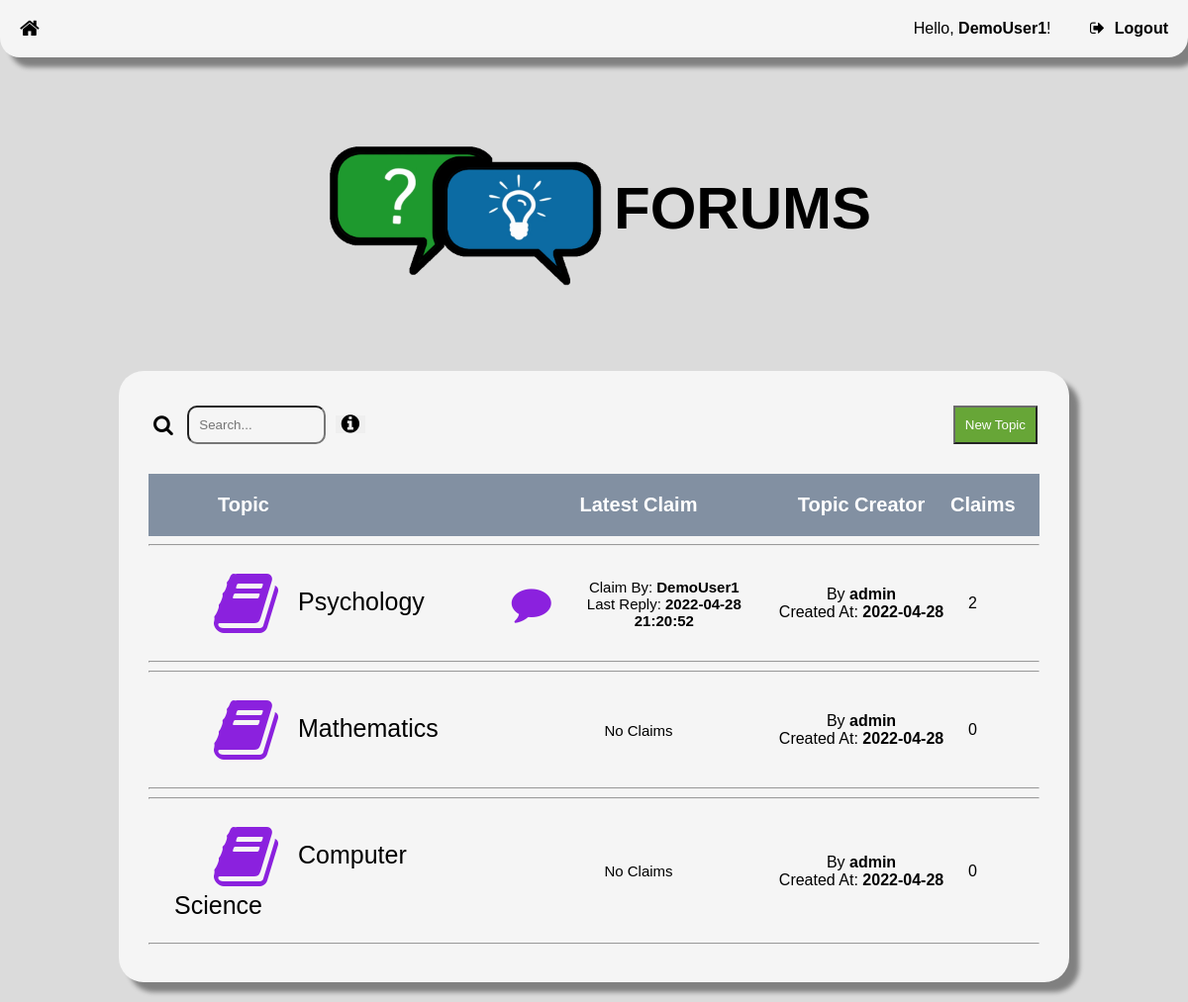
The app's page / (signed in) with its own data.
### tables this page shows
CREATE TABLE user (
    userID INTEGER NOT NULL PRIMARY KEY AUTOINCREMENT,
    userName TEXT NOT NULL,
    passwordHash BLOB NOT NULL,
    isAdmin BOOLEAN NOT NULL,
    creationTime INTEGER NOT NULL,
    lastVisit INTEGER NOT NULL
);

CREATE TABLE topic (
    topicID INTEGER NOT NULL PRIMARY KEY AUTOINCREMENT,
    topicName TEXT NOT NULL,
    postingUser INTEGER REFERENCES user(userID) ON DELETE SET NULL ON UPDATE CASCADE,
    creationTime INTEGER NOT NULL,
    updateTime INTEGER NOT NULL
);

### server.py (the view)
@app.route('/')
def homepage():
    topics = getAllTopics()
    return render_template("Homepage.html", user=getUserStatus(), topics=topics)

### server.py (called while the page is built)
def getUserStatus():
    if isUserLoggedIn():
        id = getUserIDFromSession()
        username = getUsername(id)
        loggedIn = True
        admin = isAdmin(getUserIDFromSession())
        updateUserLastVisit(id)
    else:
        id = 0
        username = "NULL"
        loggedIn = False
        admin = False
    class Status:
        Id = id
        Username = username
        LoggedIn = loggedIn
        Admin = admin
    return Status

def updateUserLastVisit(id):
    db = sqlite3.connect(PATH)
    cursor = db.cursor()
    cursor.execute(
        "UPDATE user SET lastVisit=julianday('now') WHERE userID=?", (id,))
    db.commit()
    db.close()

def isUserLoggedIn():
    if session.get("userID"):
        return True
    return False

def getUserIDFromSession():
    return session.get("userID")

def getUsername(id):
    db = sqlite3.connect(PATH)
    cursor = db.cursor()
    user = cursor.execute(
        "SELECT userName FROM user WHERE userID=?", (id,))
    username = "[user-deleted]"  # if no user is found
    for row in user:
        username = row[0]
    return username

def isAdmin(id):
    db = sqlite3.connect(PATH)
    cursor = db.cursor()
    user = cursor.execute(
        "SELECT isAdmin FROM user WHERE userID=?", (id,))
    for row in user:
        if row[0] == True:
            return True
        return False

def getTotalClaimsInTopic(topicId):
    db = sqlite3.connect(PATH)
    cursor = db.cursor()
    claim = cursor.execute(
        "SELECT count(*) FROM claim WHERE topic=?", (topicId,))
    for row in claim:
        return row[0]

def getLatestClaimInTopic(topicId):
    db = sqlite3.connect(PATH)
    cursor = db.cursor()
    latestClaim = cursor.execute(
        "SELECT claimID, postingUser, updateTime FROM claim WHERE topic=? ORDER BY updateTime DESC LIMIT 1", (topicId,))
    class LatestClaim:
        HasClaim = False
    for row in latestClaim:
        class LatestClaim:
            HasClaim = True
            Id = row[0]
            Username = getUsername(row[1])
            UpdatedAt = convertJulianTime(row[2], "FULL")
    return LatestClaim

### templates/homepage.html (shortened to what this page needs)
<!DOCTYPE html>
<html>
<head>
    <link rel="stylesheet" type="text/css" href="{{ url_for('static', filename='CSS/global.css') }}">
    <link rel="stylesheet" type="text/css"
        href="https://stackpath.bootstrapcdn.com/font-awesome/4.7.0/css/font-awesome.min.css">
</head>
<body
    onload="load(`{{ url_for('static', filename='Templates/RegisterForm.html') }}`, `{{ url_for('static', filename='Templates/LoginForm.html') }}`, `{{ url_for('static', filename='Templates/MessageBoxes.html') }}`)">
    <nav class="navigationContainer">
        <button id="homeBtn" style="float: left;" onclick="location.href='/'" class="navigationBtn"><i
                class="fa fa-home fa-lg" aria-label="Home Button"></i></button>
        {% if user.Username != "NULL" %}
        <span style="color: var(--text);">Hello, <b>{{ user.Username }}</b>!</span>
        {% endif %}
        {% if user.LoggedIn == True %}
        <button id="logoutBtn" style="display: inline-block; margin-left: 15px;" onclick="location.href='/signout'"
            class="navigationBtn"><i class="fa fa-sign-out navigationBtnIcon"
                aria-hidden="true"></i><b>Logout</b></button>
        {% endif %}
    </nav>
    <div id="mainContainer">
        <div class="logoContainer">
            <h1 style="vertical-align: middle;" class="logoTitle"><img alt="Website Logo"
                    style="vertical-align: middle;" width="300px" height="300px"
                    src="{{ url_for('static', filename='Resources/Images/logo.png') }}" />FORUMS</h1>
        </div>
        <div class="forumsContainer" style="margin-top: 0;">
            <div class="flex-container-space-between">
                <div>
                    <label class="searchLabel"><i class="fa fa-search fa-lg" aria-hidden="true"></i></label>
                    <input oninput="search()" class="searchField" name="searchQuery" type="search"
                        placeholder="Search..." id="search" />
                    <button title="Advanced Search" onclick="overlayOn('overlayAdvancedSearch')"
                        style="cursor: pointer; border: none;" class="fa fa-info-circle fa-lg"
                        aria-label="Open advanced search help window">
                    </button>
                </div>
                <div>
                    {% if user.LoggedIn == True %}
                    <button class="btn" onclick="overlayOn('overlayTopic')">New Topic</button>
                    {% endif %}
                </div>
            </div>
            <div class="topicContainerTitle grid-container-topics">
                <span style="color: white; margin-left: 70px;"><b>Topic</b></span>
                <span style="color: white;" class="grid-content-center"><b>Latest Claim</b></span>
                <span style="color: white;" class="grid-content-center"><b>Topic Creator</b></span>
                <span style="color: white;" class="grid-content-center"><b>Claims</b></span>
            </div>
            {% for topic in topics %}
            <div>
                <hr>
                <div class="grid-container-topics">
                    <button title="View Topic" onclick="location.href='/{{ topic.Id }}'" style="margin-left: 20px;"
                        class="topicContainer">
                        <span class="topic"><i class="fa fa-book fa-4x topicIcon" aria-label="Topic"></i>{{ topic.Name
                            }}</span>
                    </button>
                    <div style="font-size: 15px;" class="topic grid-content-center">
                        {% if topic.Claim.HasClaim == True %}
                        <button title="View Claim" tabindex="0"
                            onclick="location.href='/{{ topic.Id }}/{{ topic.Claim.Id }}'"
                            style="display: grid; grid-template-columns: 20% 80%; justify-items: center; align-items: center; text-align: center;"
                            class="topicContainer">
                            <i style="margin-right: 10px; color: var(--primary);" class="fa fa-comment fa-3x"
                                aria-label="Latest claim for this topic"></i>
                            <div style="font-size: 15px;">
                                <span>Claim By: <b>{{ topic.Claim.Username }}</b></span>
                                <br>
                                <span>Last Reply: <b>{{ topic.Claim.UpdatedAt }}</b></span>
                            </div>
                        </button>
                        {% else %}
                        <span aria-label="No claims for this topic yet">No Claims</span>
                        {% endif %}
                    </div>
                    <div class="grid-content-center">
                        <div style="text-align: center;">
                            <span>By <b>{{ topic.Creator }}</b></span>
                            <br>
                            <span>Created At: <b>{{ topic.CreatedAt }}</b></span>
                        </div>
                    </div>
                    <div class="grid-content-center">
                        <span>{{ topic.Claims }}</span>
                    </div>
                </div>
                <hr>
            </div>
            {% endfor %}
        </div>
    </div>
</body>
</html>

### static/CSS/global.css (style rules this page uses)
:root { --primary: #8B21DE; --secondary: #4f9917; --third: #8290a2; --background: rgb(219, 219, 219); --background2: whitesmoke; --text: black; --text2: white; --icon: black; --icon2: white; --form: whitesmoke; --highlight: rgb(223, 223, 223); --border: rgb(180, 180, 180); --link: dodgerblue; --containerShadow: gray; --admin: var(--primary); --remove: rgb(150, 0, 0); --replyTypeClarification: gold; --replyTypeSupportingArgument: #89AC76; --replyTypeCounterargument: #4D5645; --replyTypeEvidence: #E6D690; --replyTypeSupport: #57A639; --replyTypeRebuttal: #D36E70; }
#mainContainer { margin-top: 65px; }
body { font-family: Helvetica, sans-serif; background-color: var(--background); margin: 0; padding: 0; }
h1, h2, h3, h4, h5, h6, p, span, small { color: var(--text); }
.forumsContainer { background-color: var(--background2); border-radius: 25px; box-shadow: 10px 10px 5px var(--containerShadow); padding: 30px; margin-top: 100px; margin-left: 10%; margin-right: 10%; margin-bottom: 20px; }
.searchField { background-color: var(--form); vertical-align: middle; border-radius: 10px; width: 50%; margin: 5px; padding: 10px; transition: width 300ms ease-in-out; }
.searchLabel { color: var(--icon); vertical-align: middle; margin: 5px; }
.navigationContainer { background-color: var(--background2); box-shadow: 10px 10px 5px var(--containerShadow); text-align: right; display: block; position: fixed; top: 0; width: 100%; z-index: 5; border-bottom-left-radius: 20px; border-bottom-right-radius: 20px; }
.navigationBtn { color: var(--text); background-color: transparent; border-radius: 15px; border: none; cursor: pointer; padding: 20px; font-size: 16px; transition: background-color 300ms ease-in-out, border-radius 300ms ease-in-out; }
.navigationBtnIcon { margin: 0 10px 0 0; }
.btn { background-color: var(--secondary); color: var(--text2); vertical-align: middle; cursor: pointer; margin: 2px; padding: 10px; opacity: 0.85; transition: opacity 200ms ease-in-out, box-shadow 200ms ease-in-out; }
.topicContainerTitle { background-color: var(--third); padding-top: 20px; padding-bottom: 20px; margin-top: 25px; margin-bottom: 5px; font-size: 20px; }
.flex-container-space-between { display: flex; justify-content: space-between; align-items: center; }
.grid-container-topics { display: grid; grid-template-columns: 40% 30% 20% 5% 5%; }
.grid-content-center { display: grid; justify-items: center; align-items: center; }

### templates/homepage.html (style rules this page uses)
.topicContainer { background-color: transparent; border: none; cursor: pointer; text-align: left; border-radius: 15px; padding-top: 10px; padding-bottom: 10px; margin: 5px 0 5px 0; transition: background-color 250ms ease-in-out, box-shadow 250ms ease-in-out, border-radius 250ms ease-in-out; }
.topicIcon { color: var(--primary); vertical-align: middle; margin-left: 40px; margin-right: 20px; font-size: 70px; }
.topic { color: var(--text); font-size: 25px; vertical-align: middle; }
.logoContainer { margin-top: 10px; margin-bottom: 10px; }
.logoTitle { margin: auto; text-align: center; font-size: 60px; }

### records on screen
user: Username "DemoUser1", Claim.Username "DemoUser1"
topic: Name "Psychology"
user: Creator "admin" "admin" "admin"
topic: Name "Mathematics"
topic: Name "Computer Science"

### other values on screen
{{ topic.Claim.UpdatedAt }} "2022-04-28 21:20:52"
{{ topic.CreatedAt }} "2022-04-28" "2022-04-28" "2022-04-28"
{{ topic.Claims }} "2" "0" "0"
